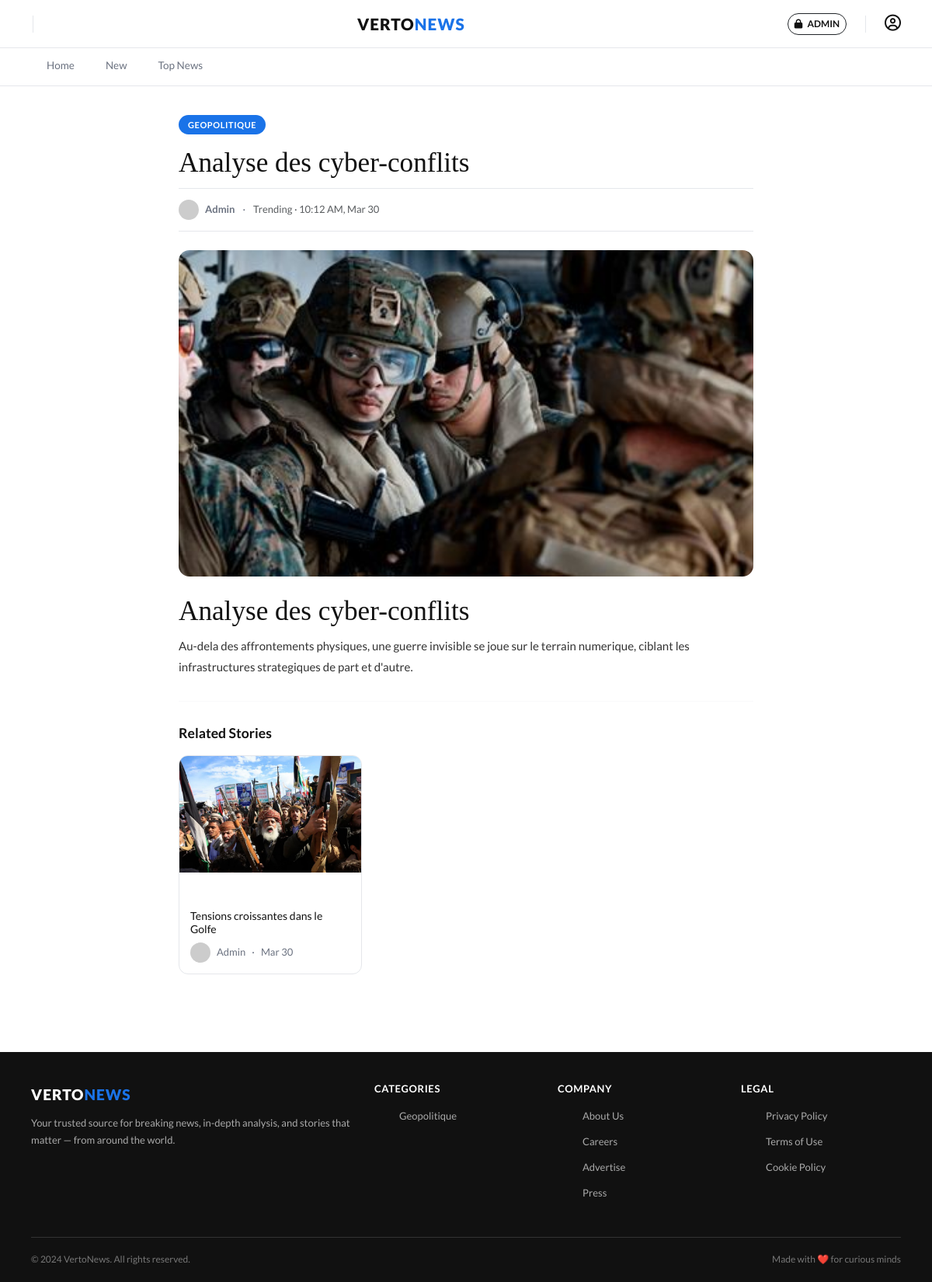
/pages/frontoffice/?page=article&slug=2, run on the app's committed database.
### tables this page shows
CREATE TABLE IF NOT EXISTS articles (
    id INT AUTO_INCREMENT PRIMARY KEY,
    category_id INT NOT NULL,
    title VARCHAR(255) NOT NULL DEFAULT '',
    author VARCHAR(150) NOT NULL DEFAULT 'Admin',
    body TEXT NOT NULL,
    views INT DEFAULT 0,
    created_at TIMESTAMP DEFAULT CURRENT_TIMESTAMP,
    CONSTRAINT fk_articles_category FOREIGN KEY (category_id) REFERENCES categories(id)
);

CREATE TABLE IF NOT EXISTS categories (
    id INT AUTO_INCREMENT PRIMARY KEY,
    name VARCHAR(150) NOT NULL,
    created_at TIMESTAMP DEFAULT CURRENT_TIMESTAMP
);

CREATE TABLE IF NOT EXISTS images (
    id INT AUTO_INCREMENT PRIMARY KEY,
    article_id INT NOT NULL,
    image_url VARCHAR(255) NOT NULL,
    alt_text VARCHAR(255),
    sort_order INT NOT NULL DEFAULT 1,
    created_at TIMESTAMP DEFAULT CURRENT_TIMESTAMP,
    CONSTRAINT fk_images_article FOREIGN KEY (article_id) REFERENCES articles(id) ON DELETE CASCADE
);

### includes/function.php (called while the page is built, shortened)
<?php
function findArticleById(PDO $pdo, int $articleId): ?array
{
    $stmt = $pdo->prepare('SELECT a.id, a.category_id, a.body, a.title, a.author, a.created_at, c.name AS category_name FROM articles a INNER JOIN categories c ON c.id = a.category_id WHERE a.id = :id LIMIT 1');
    $stmt->execute(['id' => $articleId]);
    $article = $stmt->fetch();
    return $article !== false ? $article : null;
}
function findImagesByArticleId(PDO $pdo, int $articleId): array
{
    $stmt = $pdo->prepare('SELECT id, image_url, alt_text, sort_order FROM images WHERE article_id = :article_id ORDER BY sort_order ASC, id ASC');
    $stmt->execute(['article_id' => $articleId]);
    return $stmt->fetchAll();
}
function findAllCategories(PDO $pdo): array
{
    $stmt = $pdo->query('SELECT id, name FROM categories ORDER BY name');
    return $stmt->fetchAll();
}
function findArticleBySlug(PDO $pdo, string $slug): ?array
{
    $stmt = $pdo->prepare('
        SELECT a.id, a.category_id, a.body, a.title, a.author, a.created_at, c.name AS category_name
        FROM articles a
        INNER JOIN categories c ON c.id = a.category_id
        WHERE LOWER(REPLACE(REPLACE(REPLACE(a.title, " ", "-"), "?", ""), "!", "")) = LOWER(:slug)
        LIMIT 1
    ');
    $stmt->execute(['slug' => $slug]);
    $article = $stmt->fetch();
    if ($article === false) {
        if (ctype_digit($slug)) {
            return findArticleById($pdo, (int)$slug);
        }
        return null;
    }
    return $article;
}
function findRelatedArticles(PDO $pdo, int $articleId, int $categoryId, int $limit = 3): array
{
    $stmt = $pdo->prepare('
        SELECT
            a.id,
            a.title,
            a.author,
            a.created_at,
            c.name as category_name,
            LOWER(REPLACE(REPLACE(REPLACE(a.title, " ", "-"), "?", ""), "!", "")) as slug,
            (
                SELECT i.image_url
                FROM images i
                WHERE i.article_id = a.id
                ORDER BY i.sort_order ASC, i.id ASC
                LIMIT 1
            ) as image
        FROM articles a
        INNER JOIN categories c ON c.id = a.category_id
        WHERE a.category_id = :category_id AND a.id != :article_id
        ORDER BY a.created_at DESC
        LIMIT :limit
    ');
    $stmt->bindValue('category_id', $categoryId, PDO::PARAM_INT);
    $stmt->bindValue('article_id', $articleId, PDO::PARAM_INT);
    $stmt->bindValue('limit', $limit, PDO::PARAM_INT);
    $stmt->execute();
    return $stmt->fetchAll();
}

### pages/frontoffice/pages/article-content.php (the view, shortened to what this page needs)
<div class="article-page">
  <span class="tag tag-sport"><?php echo htmlspecialchars($article['category_name']); ?></span>
  <h1><?php echo htmlspecialchars($article['title']); ?></h1>
  <div class="art-meta">
    <div class="author-row">
      <img src="https://i.pravatar.cc/40?img=11" alt="<?php echo htmlspecialchars($article['author']); ?>" />
      <span class="fw-700"><?php echo htmlspecialchars($article['author']); ?></span>
      <span class="sep">·</span>
      <span class="text-muted">Trending · <?php echo date('h:i A, M d', strtotime($article['created_at'])); ?></span>
    </div>
  </div>
  <?php if (!empty($article['images'])): ?>
  <img class="art-hero w-100" src="<?php echo htmlspecialchars($article['images'][0]['image_url']); ?>" alt="<?php echo htmlspecialchars($article['title']); ?>" style="height:420px;object-fit:cover;border-radius:14px;" />
  <?php else: ?>
  <img class="art-hero w-100" src="https://images.unsplash.com/photo-1612872087720-bb876e2e67d1?w=900&q=80" alt="<?php echo htmlspecialchars($article['title']); ?>" style="height:420px;object-fit:cover;border-radius:14px;" />
  <?php endif; ?>
  <?php echo $article['body']; ?>
  <hr style="margin:30px 0;border-color:var(--border);" />
  <h2 style="font-size:1.1rem;font-family:var(--font-body);font-weight:700;margin-bottom:18px;">Related Stories</h2>
  <div class="row g-3">
    <?php foreach (array_slice($relatedArticles, 0, 3) as $related): ?>
    <div class="col-md-4">
      <div class="hover-card" onclick="navigate('/pages/frontoffice/?page=article&slug=<?php echo urlencode($related['slug'] ?? $related['id']); ?>')" style="border-radius:12px;overflow:hidden;border:1px solid var(--border);">
        <img src="<?php echo htmlspecialchars($related['image'] ?? 'https://images.unsplash.com/photo-1584308666744-24d5c474f2ae?w=400&q=80'); ?>" alt="<?php echo htmlspecialchars($related['title']); ?>" style="height:150px;object-fit:cover;" />
        <div style="padding:14px;">
          <span class="tag" style="background:var(--tag-<?php echo strtolower($related['category_name']); ?>);font-size:10px;"><?php echo htmlspecialchars($related['category_name']); ?></span>
          <h3 style="font-size:14px;margin:8px 0 8px;font-family:var(--font-body);"><?php echo htmlspecialchars($related['title']); ?></h3>
          <div class="author-row"><img src="https://i.pravatar.cc/30?img=11" alt="" /><span><?php echo htmlspecialchars($related['author']); ?></span><span>·</span><span><?php echo date('M d', strtotime($related['created_at'])); ?></span></div>
        </div>
      </div>
    </div>
    <?php endforeach; ?>
  </div>
</div>

### pages/frontoffice/pages/footer.php (shortened to what this page needs)
<footer class="site-footer">
  <div class="footer-grid">
    <div>
      <div class="brand">VERTO<span>NEWS</span></div>
      <p>Your trusted source for breaking news, in-depth analysis, and stories that matter — from around the world.</p>
    </div>
    <div>
      <h5>Categories</h5>
      <ul>
        <?php foreach (array_slice($categories, 0, 5) as $cat): ?>
          <li><a
              href="/frontoffice/?page=category&category=<?php echo urlencode($cat['name']); ?>"><?php echo htmlspecialchars($cat['name']); ?></a>
          </li>
        <?php endforeach; ?>
      </ul>
    </div>
    <div>
      <h5>Company</h5>
      <ul>
        <li><a href="#">About Us</a></li>
        <li><a href="#">Careers</a></li>
        <li><a href="#">Advertise</a></li>
        <li><a href="#">Press</a></li>
      </ul>
    </div>
    <div>
      <h5>Legal</h5>
      <ul>
        <li><a href="#">Privacy Policy</a></li>
        <li><a href="#">Terms of Use</a></li>
        <li><a href="#">Cookie Policy</a></li>
      </ul>
    </div>
  </div>
  <div class="footer-bottom">
    <span>© 2024 VertoNews. All rights reserved.</span>
    <span>Made with ❤️ for curious minds</span>
  </div>
</footer>
</div>
</body>
</html>

### pages/frontoffice/css/style.css (style rules this page uses)
:root { --blue: #1A73E8; --blue-light: #e8f0fd; --dark: #111111; --gray-dark: #333333; --gray-mid: #6B7280; --gray-light: #F4F4F4; --white: #FFFFFF; --border: #E5E7EB; --tag-sport: #1A73E8; --tag-education: #10B981; --tag-world: #F59E0B; --tag-politics: #EF4444; --tag-health: #8B5CF6; --tag-science: #06B6D4; --tag-economy: #F97316; --tag-culture: #EC4899; --radius: 14px; --shadow: 0 4px 20px rgba(0,0,0,0.08); --font-display: 'Playfair Display', serif; --font-body: 'Lato', sans-serif; }
*, *::before, *::after { box-sizing: border-box; margin: 0; padding: 0; }
body { font-family: var(--font-body); color: var(--dark); background: var(--white); font-size: 15px; line-height: 1.6; }
a { text-decoration: none; color: inherit; }
img { display: block; width: 100%; object-fit: cover; }
h1, h2, h3, h4 { font-family: var(--font-display); line-height: 1.2; }
h1 { font-size: 2.4rem; }
h2 { font-size: 1.7rem; }
h3 { font-size: 1.1rem; }
.tag { display: inline-block; font-family: var(--font-body); font-size: 11px; font-weight: 700; letter-spacing: .6px; text-transform: uppercase; padding: 4px 12px; border-radius: 50px; color: #fff; background: var(--blue); }
.tag-sport { background: var(--tag-sport); }
.author-row { display: flex; align-items: center; gap: 8px; font-size: 13px; color: var(--gray-mid); }
.author-row img { width: 26px; height: 26px; border-radius: 50%; object-fit: cover; flex-shrink: 0; }
.author-row .sep { margin: 0 2px; }
.article-page { max-width: 820px; margin: 0 auto; padding: 36px 40px 60px; }
.article-page .art-hero { border-radius: var(--radius); height: 420px; margin: 24px 0; }
.article-page h1 { font-size: 2.2rem; margin: 16px 0 10px; }
.article-page .art-meta { display: flex; align-items: center; justify-content: space-between; padding: 14px 0; border-top: 1px solid var(--border); border-bottom: 1px solid var(--border); margin-bottom: 24px; }
.article-page p { color: var(--gray-dark); line-height: 1.8; margin-bottom: 18px; }
.site-footer { background: var(--dark); color: #fff; padding: 40px 40px 20px; margin-top: 40px; }
.site-footer .footer-grid { display: grid; grid-template-columns: 2fr 1fr 1fr 1fr; gap: 30px; margin-bottom: 30px; }
.site-footer .brand { font-size: 1.2rem; font-weight: 900; letter-spacing: 1px; }
.site-footer .brand span { color: var(--blue); }
.site-footer p { color: #aaa; font-size: 13px; margin-top: 10px; line-height: 1.7; }
.site-footer h5 { font-family: var(--font-body); font-size: 13px; font-weight: 700; text-transform: uppercase; letter-spacing:.6px; margin-bottom: 14px; }
.site-footer ul { list-style: none; }
.site-footer ul li { margin-bottom: 9px; }
.site-footer ul li a { color: #aaa; font-size: 13px; transition: color .2s; }
.footer-bottom { border-top: 1px solid #333; padding-top: 18px; display: flex; justify-content: space-between; align-items: center; font-size: 12px; color: #777; }
.text-muted { color: var(--gray-mid); }
.fw-700 { font-weight: 700; }
.hover-card { cursor: pointer; transition: transform .18s, box-shadow .18s; }

### data on the page
articles: category.name "GEOPOLITIQUE", title "Analyse des cyber-conflits", author "Admin", created_at "10:12 AM, Mar 30", body "Analyse des cyber-conflits Au-dela des affrontements physiques, une guerre invisible se joue sur le terrain numerique, ciblant les infrastructures strategiques de part et d'autre."
images: image_url (picture)
articles: title "Tensions croissantes dans le Golfe", author "Admin", created_at "Mar 30"
categories: name "Geopolitique"
